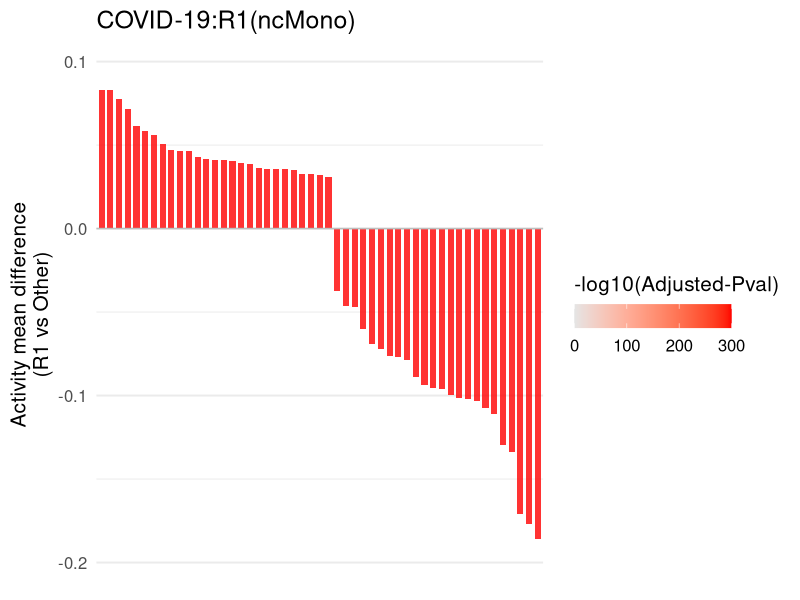
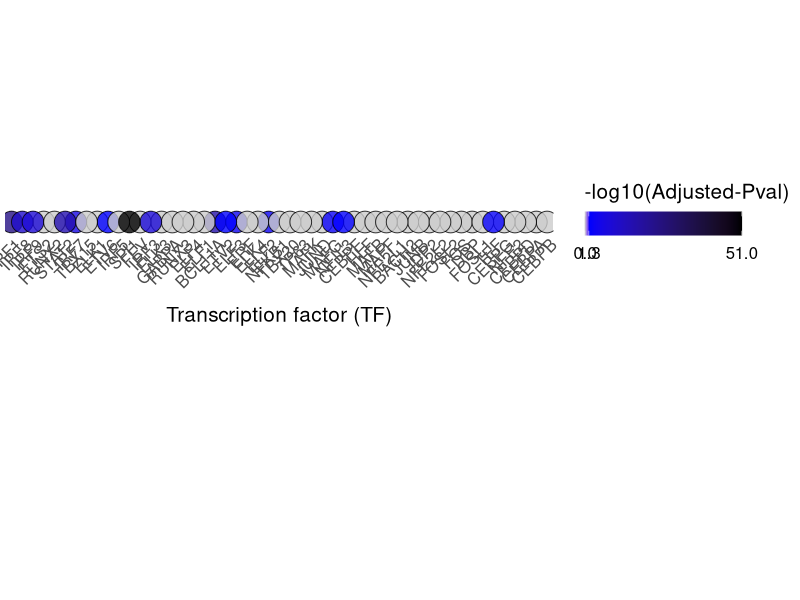
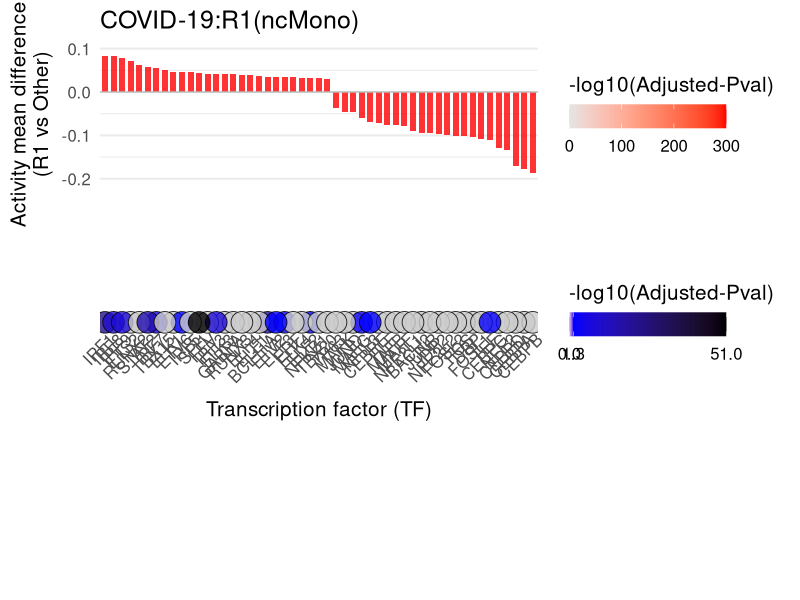
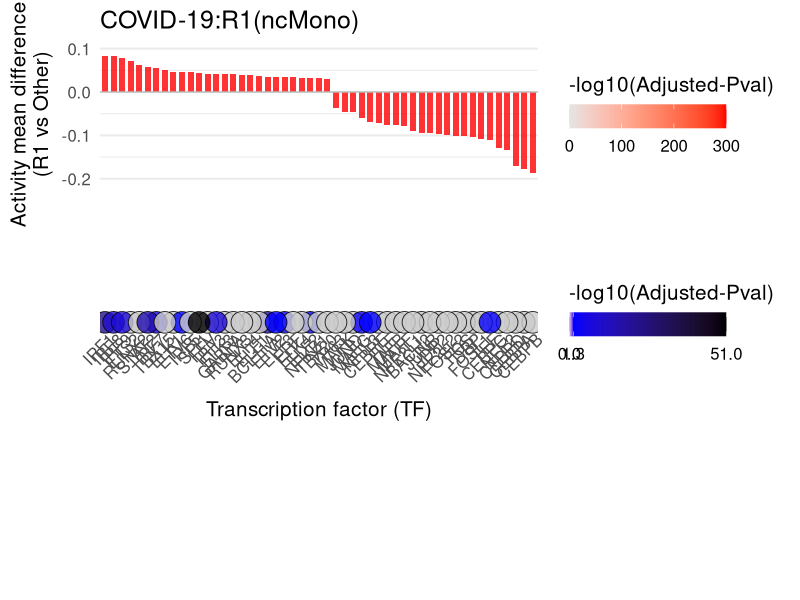

Write R code to recreate these figures, in order.
library(scales) 
library(ggplot2)
library(dplyr)
library(readr)
library(scales)
library(tidyverse)
library(cowplot)
library(scales)

r1 <- read_csv("./1_differential_analysis/DAresults_R1vsOther.csv")
r1$pval_adj<-r1$padj
motif_r1 <- read_csv("./2_motif_enrichment/C1UP_diff005p_enrichmotif.csv")


# # Screen significant results
r1_sig <- r1 %>%
  filter(pval_adj < 0.05, abs(mean_difference) > 0.03)

merge_data <- function(rna_data, motif_data, cluster){
  inner_join(rna_data %>% 
               mutate(cluster = cluster),motif_data %>% 
               rename(tf = TF_prefix),by = "tf") %>%
    mutate(sig_stars = cut(mlog10padj,
                           breaks = c(-Inf, 1.3, Inf),
                           labels = c(' ',"*")))}

df_r1 <- merge_data(r1_sig, motif_r1, "R1")

## ##################################
r1_diffsort <- df_r1 %>%
  group_by(tf) %>%
  arrange(desc(mean_difference)) %>% 
  pull(tf)

r11 <- df_r1 %>% 
  mutate(tf = factor(tf, levels = r1_diffsort)) %>% 
  mutate(mlog10_pval_adj = -log10(pval_adj + 1e-300))

# Create graphics--------------------------------------------------------
# (1) The bar chart of the mean difference in TF activity above
p_mean_diff <- ggplot(r11, aes(x = tf)) +
  geom_col(aes(y = mean_difference, fill = mlog10_pval_adj),
           width = 0.7, alpha = 0.8) +
  geom_hline(yintercept = 0, linetype = "solid",
             color = "grey", linewidth = 0.5) +
  scale_fill_gradient(
    low = "grey90", high = "red",
    limits = c(0, ceiling(max(r11$mlog10_pval_adj))),
    name = "-log10(Adjusted-Pval)",
    guide = guide_colorbar( 
      direction = "horizontal", 
      title.position = "top",  
      barwidth = unit(4, "cm")  
    )) +
  labs(y = "Activity mean difference\n(R1 vs Other)", title = "COVID-19:R1(ncMono)") +
  scale_y_continuous(expand = expansion(mult = c(0.1, 0.1))) +
  theme_minimal(base_size = 15) +
  theme(
    axis.title.x = element_blank(),
    axis.text.x = element_blank(),
    panel.grid.major.x = element_blank(),
    legend.position = "right"
  )
p_mean_diff

# (2) The bubble chart below shows the significance of motif enrichment
r11 <- r11 %>%
  mutate(fill_value = if_else(mlog10padj >= 1.3, mlog10padj, 0))

p_motif <- ggplot(r11, aes(x = tf)) +
  geom_point(aes(y = 0, fill = fill_value),
             size = 7, 
             shape = 21,
             alpha = 0.8) +
  scale_fill_gradientn(
    colours = c("grey80", "blue", "black"),
    values = scales::rescale(c(0, 1.3, ceiling(max(r11$mlog10padj)))),
    breaks = c(0,1.3,ceiling(max(r11$mlog10padj))),
    limits = c(0, ceiling(max(r11$mlog10padj))),
    name = "-log10(Adjusted-Pval)",
    guide = guide_colorbar(
      direction = "horizontal",
      title.position = "top",
      barwidth = unit(4, "cm"))
  ) +
  labs(x = "Transcription factor (TF)") +
  scale_y_continuous(
    limits = c(-0.001, 0.001),
    expand = c(0, 0)
  ) +
  theme_minimal(base_size = 15) +
  theme(
    axis.text.x = element_text(
      angle = 45,
      hjust = 1,
      vjust = 1.2,
      margin = margin(t = -6)
    ),
    axis.text.y = element_blank(),
    axis.title.y = element_blank(),
    panel.grid = element_blank(),
    plot.margin = unit(c(-2,0,0,0), "cm"),
    aspect.ratio = 0.1,
    legend.position = "right"
  )
p_motif

# (3) Combine two graphics --------------------------------------------------------
aligned_plots <- align_plots(p_mean_diff, p_motif, align = "v")
final_plot <- plot_grid(
  aligned_plots[[1]], 
  aligned_plots[[2]],
  ncol = 1, 
  rel_heights = c(0.2, 0.4) 
)

final_plot

ggsave("./R1C1_bubble-bar.pdf", final_plot, 
       width = 16, height = 8, dpi = 300)